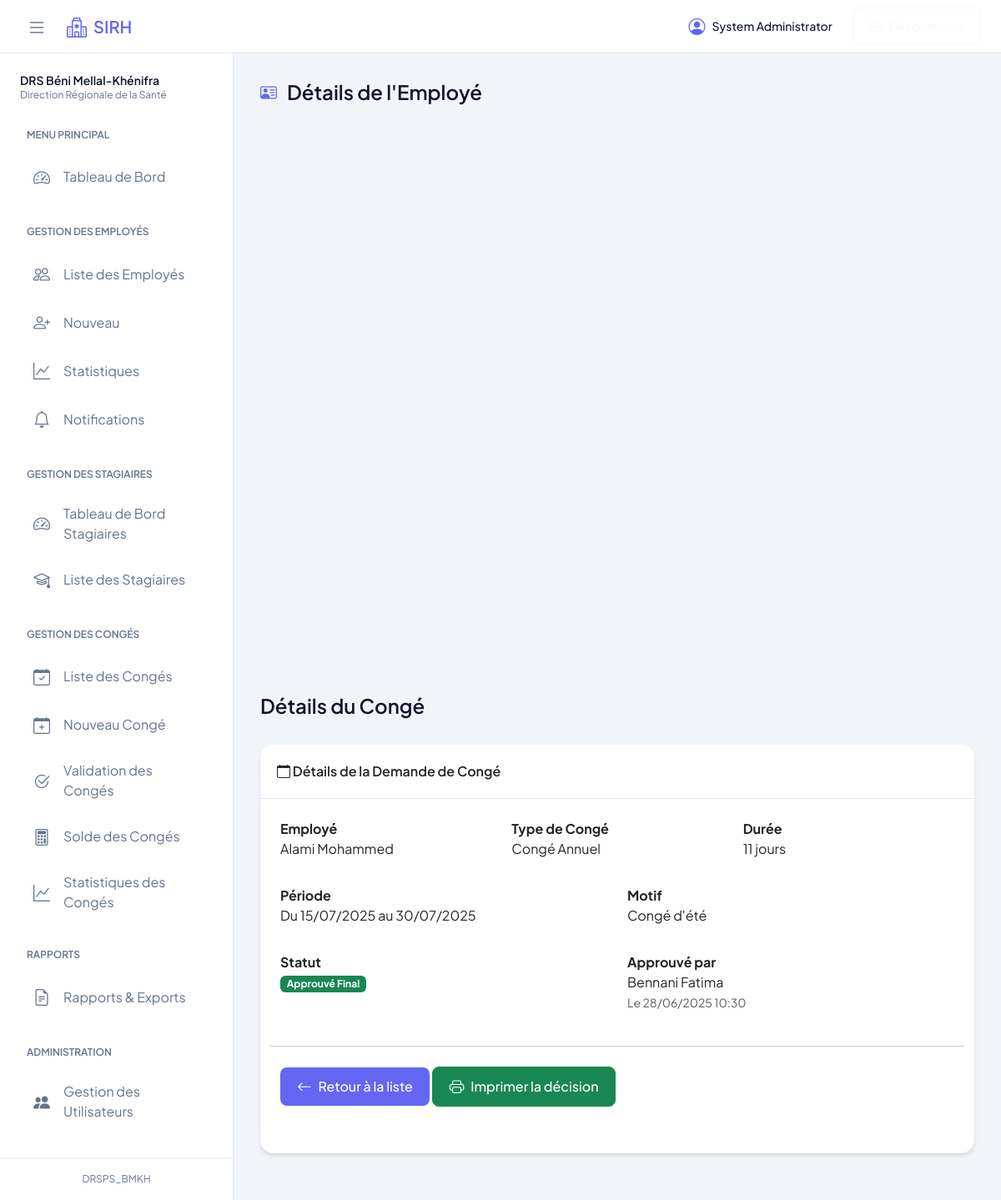
/index.php?controller=leave&action=view&id=11 (signed in), run on the app's committed database.
### tables this page shows
CREATE TABLE `leaves` (
  `leave_id` int(11) NOT NULL,
  `employee_id` int(11) NOT NULL,
  `type_id` int(11) NOT NULL,
  `start_date` date NOT NULL,
  `end_date` date NOT NULL,
  `duration` int(11) NOT NULL,
  `reason` text DEFAULT NULL,
  `status` enum('en_attente','approuve_n1','approuve_final','refuse','annule') DEFAULT 'en_attente',
  `document_path` varchar(255) DEFAULT NULL,
  `approved_by` int(11) DEFAULT NULL,
  `approved_at` datetime DEFAULT NULL,
  `created_at` timestamp NOT NULL DEFAULT current_timestamp()
);

CREATE TABLE `employees` (
  `employee_id` int(11) NOT NULL,
  `ppr` varchar(20) NOT NULL,
  `cin` varchar(20) NOT NULL,
  `nom` varchar(50) NOT NULL,
  `prenom` varchar(50) NOT NULL,
  `sex` enum('M','F') NOT NULL,
  `date_naissance` date NOT NULL,
  `corps` enum('medical','paramedical','administratif') NOT NULL,
  `specialite` varchar(100) DEFAULT NULL,
  `grade` varchar(100) NOT NULL,
  `date_recrutement` date NOT NULL,
  `date_prise_service` date NOT NULL,
  `province_etablissement` varchar(100) NOT NULL,
  `milieu_etablissement` enum('Urbain','Rural') NOT NULL,
  `categorie_etablissement` varchar(100) NOT NULL,
  `nom_etablissement` varchar(200) NOT NULL,
  `service_etablissement` varchar(100) DEFAULT NULL,
  `situation_familiale` enum('Célibataire','Marié(e)','Divorcé(e)','Veuf(ve)') NOT NULL,
  `address` text DEFAULT NULL,
  `phone` varchar(20) DEFAULT NULL,
  `created_at` timestamp NOT NULL DEFAULT current_timestamp(),
  `updated_at` timestamp NOT NULL DEFAULT current_timestamp() ON UPDATE current_timestamp(),
  `notification_read` tinyint(1) DEFAULT 0,
  `email` varchar(255) DEFAULT NULL,
  `password` varchar(255) DEFAULT NULL,
  `role` enum('user','admin','approver') DEFAULT 'user',
  `reset_token` varchar(255) DEFAULT NULL,
  `reset_token_expiry` datetime DEFAULT NULL,
  `remember_token` varchar(100) DEFAULT NULL,
  `token_expiry` datetime DEFAULT NULL,
  `last_login` datetime DEFAULT NULL
);

CREATE TABLE `leave_types` (
  `type_id` int(11) NOT NULL,
  `name` varchar(100) NOT NULL,
  `description` text DEFAULT NULL,
  `default_days` int(11) DEFAULT NULL,
  `requires_approval` tinyint(1) DEFAULT 1,
  `requires_document` tinyint(1) DEFAULT 0,
  `created_at` timestamp NOT NULL DEFAULT current_timestamp()
);

### controllers/LeaveController.php (called while the page is built, shortened)
<?php
class LeaveController {
    private $leaveModel;
    public function __construct() {
        $this->leaveModel = new Leave();
    }
    public function view($id) {
        $leave = $this->leaveModel->getById($id);
        require 'views/leaves/view.php';
    }
}

### models/Leave.php (called while the page is built, shortened)
<?php
class Leave {
    private $db;
    public function __construct() {
        try {
            $this->db = new PDO(
                "mysql:host=localhost;dbname=sirh_bmkh;charset=utf8",
                "root",
                "",
                array(PDO::ATTR_ERRMODE => PDO::ERRMODE_EXCEPTION)
            );
        } catch (PDOException $e) {
            die("Erreur de connexion à la base de données: " . $e->getMessage());
        }
    }
    public function getById($id) {
        $sql = "SELECT l.*, l.leave_id as id, e.nom, e.prenom,
                t.name as type_name, t.description as type_description, t.type_id,
                a.nom as approver_nom, a.prenom as approver_prenom
                FROM leaves l
                LEFT JOIN leave_types t ON l.type_id = t.type_id
                JOIN employees e ON l.employee_id = e.employee_id
                LEFT JOIN employees a ON l.approved_by = a.employee_id
                WHERE l.leave_id = :id";
        $stmt = $this->db->prepare($sql);
        $stmt->execute([':id' => $id]);
        return $stmt->fetch(PDO::FETCH_ASSOC);
    }
}

### views/leaves/view.php (the view, shortened to what this page needs)
<?php require_once 'views/layout.php'; ?>
<main class="app-main">
    <div class="page-header">
        <div class="page-title">
            <h1>Détails du Congé</h1>
        </div>
    </div>
    <div class="page-content">
        <div class="card mb-4">
            <div class="card-header">
                <i class="bi bi-calendar"></i>
                Détails de la Demande de Congé
            </div>
            <div class="card-body">
                <div class="row mb-3">
                    <div class="col-md-4">
                        <label class="fw-bold">Employé</label>
                        <p><?= htmlspecialchars($leave['nom'] . ' ' . $leave['prenom']) ?></p>
                    </div>
                    <div class="col-md-4">
                        <label class="fw-bold">Type de Congé</label>
                        <p><?= htmlspecialchars($leave['type_name']) ?></p>
                    </div>
                    <div class="col-md-4">
                        <label class="fw-bold">Durée</label>
                        <p><?= $leave['duration'] ?> jours</p>
                    </div>
                </div>
                <div class="row mb-3">
                    <div class="col-md-6">
                        <label class="fw-bold">Période</label>
                        <p>Du <?= date('d/m/Y', strtotime($leave['start_date'])) ?>
                           au <?= date('d/m/Y', strtotime($leave['end_date'])) ?></p>
                    </div>
                    <div class="col-md-6">
                        <label class="fw-bold">Motif</label>
                        <p><?= nl2br(htmlspecialchars($leave['reason'])) ?></p>
                    </div>
                </div>
                <div class="row mb-3">
                    <div class="col-md-6">
                        <label class="fw-bold">Statut</label>
                        <?php
                    $statusClass = [
                        'en_attente' => 'warning',
                        'approuve_n1' => 'info',
                        'approuve_final' => 'success',
                        'refuse' => 'danger',
                        'annule' => 'secondary'
                    ];
                    $statusLabels = [
                        'en_attente' => 'En attente',
                        'approuve_n1' => 'Approuvé N1',
                        'approuve_final' => 'Approuvé Final',
                        'refuse' => 'Refusé',
                        'annule' => 'Annulé'
                    ];
                    ?>
                    <p>
                        <span class="badge bg-<?= $statusClass[$leave['status']] ?>">
                            <?= $statusLabels[$leave['status']] ?>
                        </span>
                    </p>
                </div>
                    <div class="col-md-6">
                        <label class="fw-bold">Approuvé par</label>
                        <p>
                        <?php if ($leave['approver_nom']): ?>
                            <?= htmlspecialchars($leave['approver_nom'] . ' ' . $leave['approver_prenom']) ?>
                            <br>
                            <small class="text-muted">
                                Le <?= date('d/m/Y H:i', strtotime($leave['approved_at'])) ?>
                            </small>
                        <?php else: ?>
                            -
                        <?php endif; ?>
                    </p>
                </div>
                <hr class="my-4">
                <div class="mb-3">
                <a href="index.php?controller=leave&action=index" class="btn btn-primary">
                    <i class="bi bi-arrow-left"></i> Retour à la liste
                </a>
                <?php if ($leave['status'] === 'approuve_final'): ?>
                    <a href="index.php?controller=leave&action=printDecision&id=<?= $leave['id'] ?>"
                       class="btn btn-success" target="_blank">
                        <i class="bi bi-printer"></i> Imprimer la décision
                    </a>
                <?php endif; ?>
                </div>
            </div>
        </div>
    </div>
</main>

### assets/css/style.css (style rules this page uses)
:root { --primary: #6366f1; --primary-dark: #4f46e5; --secondary: #64748b; --success: #22c55e; --warning: #eab308; --danger: #ef4444; --info: #3b82f6; --body-bg: #f1f5f9; --navbar-bg: #fff; --sidebar-bg: #fff; --card-bg: #fff; --text-primary: #0f172a; --text-secondary: #64748b; --text-muted: #94a3b8; --border-color: #e2e8f0; --navbar-height: 64px; --sidebar-width: 280px; --content-padding: 2rem; }
* { margin: 0; padding: 0; box-sizing: border-box; }
html { height: 100%; }
body { min-height: 100%; background: var(--body-bg); color: var(--text-primary); font-family: 'Plus Jakarta Sans', sans-serif; -webkit-font-smoothing: antialiased; }
.app-main { flex: 1; margin-left: var(--sidebar-width); padding: var(--content-padding); }
.page-header { margin-bottom: 2rem; display: flex; justify-content: space-between; align-items: center; }
.page-title h1 { font-size: 1.5rem; font-weight: 600; margin: 0; color: var(--text-primary); display: flex; align-items: center; gap: 0.75rem; }
.card { background: var(--card-bg); border: none; border-radius: 1rem; overflow: hidden; box-shadow: 0 4px 6px -1px rgba(0, 0, 0, 0.1), 0 2px 4px -1px rgba(0, 0, 0, 0.06); transition: transform 0.2s ease, box-shadow 0.2s ease; }
.card-header { padding: 1.25rem; border-bottom: 1px solid var(--border-color); background: var(--card-bg); font-weight: 600; }
.card-body { padding: 1.5rem; }
.btn { padding: 0.625rem 1.25rem; border-radius: 0.5rem; font-weight: 500; display: inline-flex; align-items: center; gap: 0.5rem; transition: all 0.2s; }
.btn i { font-size: 1.1em; }
.btn-primary { background: var(--primary); border: none; color: white; }

### data on the page
leaves: employee.prenom "Alami Mohammed", type.name "Congé Annuel", duration "11", start_date "15/07/2025", end_date "30/07/2025", reason "Congé d'été", status "Approuvé Final", approved_by.prenom "Bennani Fatima", approved_at "28/06/2025 10:30"

### other printed values
$_SESSION['user']['first_name'] . ' ' . $_SESSION['user']['last_name'] "System Administrator"
$title "Détails de l'Employé"
